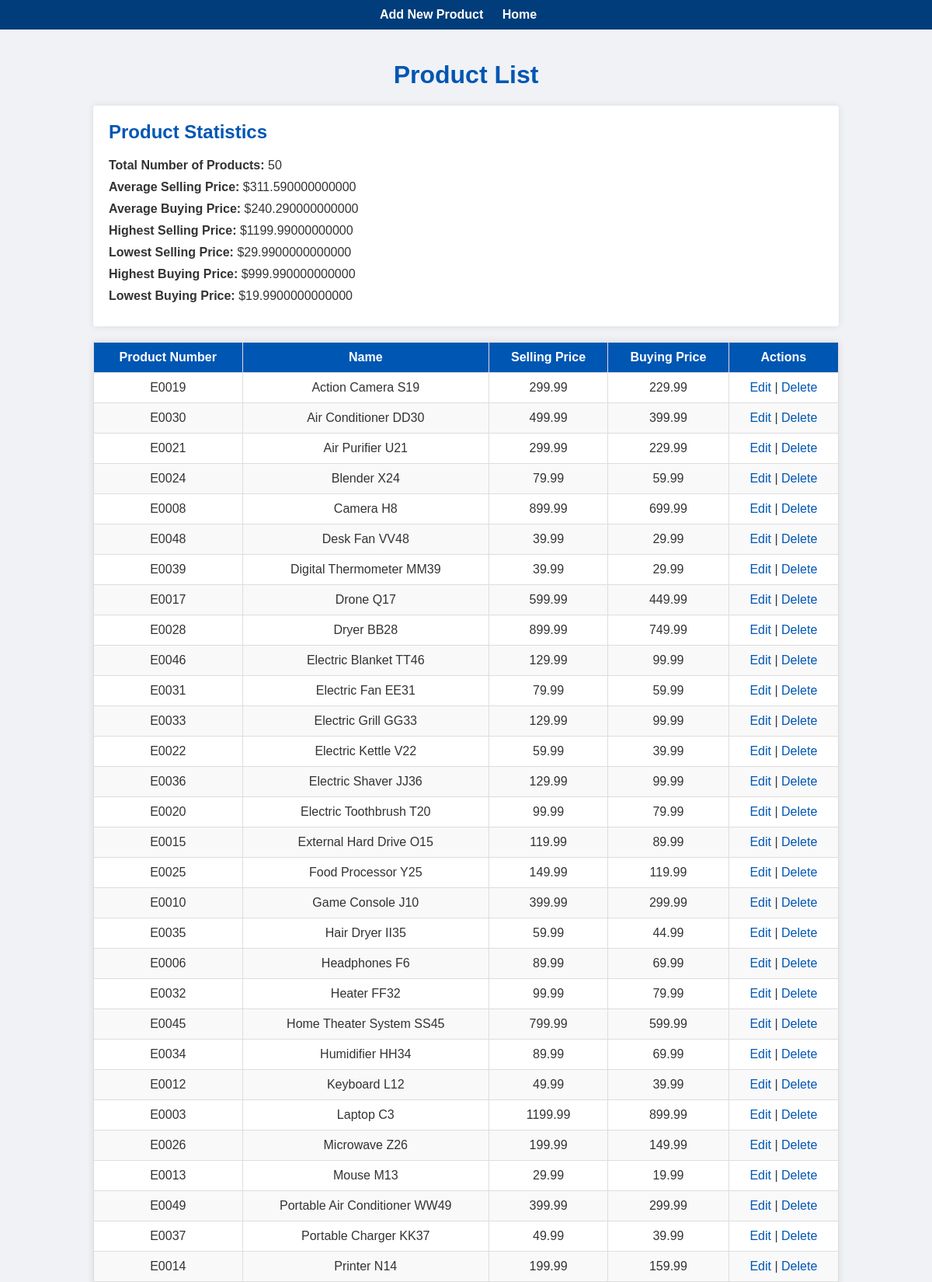
Screenshot of /products/list/ (upper part) with the database file from the repository.
### shopkeeper/models.py (models this page shows, shortened)
class Product(models.Model):
    product_number = models.CharField(max_length=20, unique=True)
    name = models.CharField(max_length=100)
    selling_price = models.DecimalField(max_digits=10, decimal_places=2)
    buying_price = models.DecimalField(max_digits=10, decimal_places=2)
    class Meta:
        verbose_name = 'Product'
        verbose_name_plural = 'Products'
        ordering = ['name']

### shopkeeper/views.py (the view)
# urls.py: path('list/', views.product_list, name='product_list'),
def product_list(request):
    products = Product.objects.all()
    stats = Product.objects.aggregate(
        total_products=Count('id'),
        avg_selling_price=Avg('selling_price'),
        avg_buying_price=Avg('buying_price'),
        highest_selling_price=Max('selling_price'),
        lowest_selling_price=Min('selling_price'),
        highest_buying_price=Max('buying_price'),
        lowest_buying_price=Min('buying_price')
    )
    return render(request, 'shopkeeper/product_list.html', {
        'products': products,
        'total_products': stats['total_products'],
        'avg_selling_price': stats['avg_selling_price'] or 0,
        'avg_buying_price': stats['avg_buying_price'] or 0,
        'highest_selling_price': stats['highest_selling_price'] or 0,
        'lowest_selling_price': stats['lowest_selling_price'] or 0,
        'highest_buying_price': stats['highest_buying_price'] or 0,
        'lowest_buying_price': stats['lowest_buying_price'] or 0,
    })

### shopkeeper/templates/shopkeeper/product_list.html (shortened to what this page needs)
<!DOCTYPE html>
<html>
<head>
</head>
<body>
    <nav>
        <ul>
            <li><a href="{% url 'add_product' %}">Add New Product</a></li>
            <li><a href="{% url 'home' %}">Home</a></li>
        </ul>
    </nav>
    <div class="container">
        <h1>Product List</h1>
        <div class="stats">
            <h2>Product Statistics</h2>
            <p><strong>Total Number of Products:</strong> {{ total_products }}</p>
            <p><strong>Average Selling Price:</strong> ${{ avg_selling_price }}</p>
            <p><strong>Average Buying Price:</strong> ${{ avg_buying_price }}</p>
            <p><strong>Highest Selling Price:</strong> ${{ highest_selling_price }}</p>
            <p><strong>Lowest Selling Price:</strong> ${{ lowest_selling_price }}</p>
            <p><strong>Highest Buying Price:</strong> ${{ highest_buying_price }}</p>
            <p><strong>Lowest Buying Price:</strong> ${{ lowest_buying_price }}</p>
        </div>
        <table>
            <thead>
                <tr>
                    <th>Product Number</th>
                    <th>Name</th>
                    <th>Selling Price</th>
                    <th>Buying Price</th>
                    <th>Actions</th>
                </tr>
            </thead>
            <tbody>
                {% for product in products %}
                    <tr>
                        <td>{{ product.product_number }}</td>
                        <td>{{ product.name }}</td>
                        <td>{{ product.selling_price }}</td>
                        <td>{{ product.buying_price }}</td>
                        <td>
                            <a href="{% url 'update_product' product.product_number %}">Edit</a> |
                            <a href="{% url 'delete_product' product.product_number %}">Delete</a>
                        </td>
                    </tr>
                {% endfor %}
            </tbody>
        </table>
    </div>
</body>
</html>

### shopkeeper/templates/shopkeeper/product_list.html (style rules this page uses)
body { font-family: 'Arial', sans-serif; background-color: #f0f2f5; color: #333; margin: 0; padding: 0; }
h1 { color: #0056b3; text-align: center; margin-top: 20px; }
nav { background-color: #003d7a; padding: 10px 0; }
nav ul { list-style-type: none; padding: 0; text-align: center; margin: 0; }
nav ul li { display: inline; margin-right: 20px; }
nav ul li a { color: #ffffff; text-decoration: none; font-weight: bold; }
.container { width: 80%; margin: 0 auto; padding: 20px; }
table { width: 100%; border-collapse: collapse; margin: 20px 0; background-color: #ffffff; border-radius: 4px; box-shadow: 0 0 10px rgba(0, 0, 0, 0.1); }
table, th, td { border: 1px solid #ddd; }
th { background-color: #0056b3; color: #ffffff; padding: 10px; }
td { padding: 10px; text-align: center; }
tr:nth-child(even) { background-color: #f9f9f9; }
a { color: #0056b3; text-decoration: none; }
.stats { margin: 20px 0; padding: 20px; background-color: #ffffff; border-radius: 4px; box-shadow: 0 0 10px rgba(0, 0, 0, 0.1); }
.stats h2 { color: #0056b3; margin-top: 0; }
.stats p { font-size: 16px; margin: 10px 0; }

### rows the page displays
Product: product_number "E0019", name "Action Camera S19", selling_price "299.99", buying_price "229.99"
Product: product_number "E0030", name "Air Conditioner DD30", selling_price "499.99", buying_price "399.99"
Product: product_number "E0021", name "Air Purifier U21", selling_price "299.99", buying_price "229.99"
Product: product_number "E0024", name "Blender X24", selling_price "79.99", buying_price "59.99"
Product: product_number "E0008", name "Camera H8", selling_price "899.99", buying_price "699.99"
Product: product_number "E0048", name "Desk Fan VV48", selling_price "39.99", buying_price "29.99"
Product: product_number "E0039", name "Digital Thermometer MM39", selling_price "39.99", buying_price "29.99"
Product: product_number "E0017", name "Drone Q17", selling_price "599.99", buying_price "449.99"
Product: product_number "E0028", name "Dryer BB28", selling_price "899.99", buying_price "749.99"
Product: product_number "E0046", name "Electric Blanket TT46", selling_price "129.99", buying_price "99.99"
Product: product_number "E0031", name "Electric Fan EE31", selling_price "79.99", buying_price "59.99"
Product: product_number "E0033", name "Electric Grill GG33", selling_price "129.99", buying_price "99.99"
Product: product_number "E0022", name "Electric Kettle V22", selling_price "59.99", buying_price "39.99"
Product: product_number "E0036", name "Electric Shaver JJ36", selling_price "129.99", buying_price "99.99"
Product: product_number "E0020", name "Electric Toothbrush T20", selling_price "99.99", buying_price "79.99"
Product: product_number "E0015", name "External Hard Drive O15", selling_price "119.99", buying_price "89.99"
Product: product_number "E0025", name "Food Processor Y25", selling_price "149.99", buying_price "119.99"
Product: product_number "E0010", name "Game Console J10", selling_price "399.99", buying_price "299.99"
Product: product_number "E0035", name "Hair Dryer II35", selling_price "59.99", buying_price "44.99"
Product: product_number "E0006", name "Headphones F6", selling_price "89.99", buying_price "69.99"
Product: product_number "E0032", name "Heater FF32", selling_price "99.99", buying_price "79.99"
Product: product_number "E0045", name "Home Theater System SS45", selling_price "799.99", buying_price "599.99"
Product: product_number "E0034", name "Humidifier HH34", selling_price "89.99", buying_price "69.99"
Product: product_number "E0012", name "Keyboard L12", selling_price "49.99", buying_price "39.99"
Product: product_number "E0003", name "Laptop C3", selling_price "1199.99", buying_price "899.99"
Product: product_number "E0026", name "Microwave Z26", selling_price "199.99", buying_price "149.99"
Product: product_number "E0013", name "Mouse M13", selling_price "29.99", buying_price "19.99"
Product: product_number "E0049", name "Portable Air Conditioner WW49", selling_price "399.99", buying_price "299.99"
Product: product_number "E0037", name "Portable Charger KK37", selling_price "49.99", buying_price "39.99"
Product: product_number "E0014", name "Printer N14", selling_price "199.99", buying_price "159.99"

### other values shown
{{ total_products }} "50"
{{ avg_selling_price }} "311.590000000000"
{{ avg_buying_price }} "240.290000000000"
{{ highest_selling_price }} "1199.99000000000"
{{ lowest_selling_price }} "29.9900000000000"
{{ highest_buying_price }} "999.990000000000"
{{ lowest_buying_price }} "19.9900000000000"
